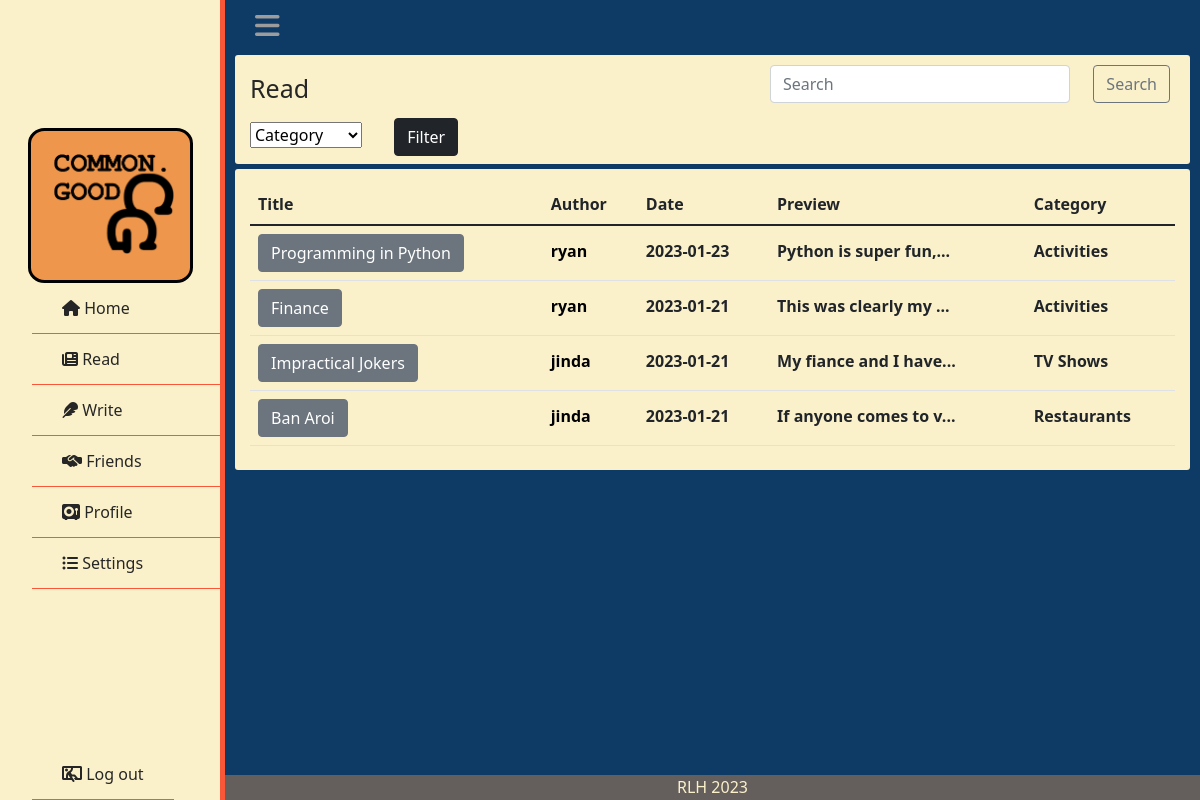
Screenshot of /read (signed in) with the database file from the repository.
### tables this page shows
CREATE TABLE categories (post_id INTEGER NOT NULL REFERENCES posts(post_id), category TEXT NOT NULL);

CREATE TABLE posts (user_id INTEGER REFERENCES user(id), post_id INTEGER PRIMARY KEY AUTOINCREMENT, title TEXT NOT NULL, body TEXT NOT NULL, time TIMESTAMP NOT NULL);

CREATE TABLE users (id INTEGER PRIMARY KEY AUTOINCREMENT, username TEXT NOT NULL, hash TEXT NOT NULL, ismod TEXT NOT NULL);

### app.py (the view)
@app.route("/read", methods=["GET","POST"])
def read():
    if request.method == "POST":
        search = request.form.get("search")
        search = search.split(' ')
        categories = select("data.db", "SELECT DISTINCT category FROM categories;")
        data = []
        pids = []
        for term in search:
            term = f"%{term}%"
            temp = select("data.db", "SELECT * FROM users JOIN (SELECT * FROM posts JOIN categories ON posts.post_id = categories.post_id) ON id = user_id WHERE title LIKE (?) OR username LIKE (?) ORDER BY time DESC;", (term, term))
            for post in temp:
                if post["post_id"] not in pids:
                    post["time"] = post["time"].split(' ')
                    pids.append(post["post_id"])
                    data.append(post)
        return render_template("read.html", posts=data, categories=categories)
    else:
        data = select("data.db", "SELECT * FROM users JOIN (SELECT * FROM posts JOIN categories ON  posts.post_id = categories.post_id) ON id = user_id ORDER BY time DESC;")
        categories = select("data.db", "SELECT DISTINCT category FROM categories;")
        for post in data:
            post["time"] = post["time"].split(' ')
        return render_template("read.html", posts=data, categories=categories)

### helpers.py (called while the page is built)
def select(database, query:str, query_variable=None):
    connection = sqlite3.connect(database)
    cur = connection.cursor()
    if not isinstance(query_variable, tuple) and query_variable != None:
        query_variable = tuple([query_variable])
    if query_variable == None:
        cur.execute(query)
    elif len(query_variable) > 1:
        cur.execute(query, query_variable)
    else:
        cur.execute(query, query_variable)
    names = list(map(lambda x: x[0], cur.description))
    db = cur.fetchall()
    dictlist = []
    for row in range(len(db)):
        currow = db[row]
        currowdict = {}
        for col in range(len(currow)):
            currowdict[names[col]] = currow[col]
        dictlist.append(currowdict)
    return dictlist

### templates/read.html (shortened to what this page needs)
{% extends "layout.html" %}
{% block main %}
    <div class="box">
        <p class="formtitle">Read</p>
        <form action="/read" method="post">
            <input autocomplete="off" type="text" id="sbar" class="form-control" name="search" placeholder="Search" aria-label="search">
            <button id="sbtn" class="btn btn-outline-secondary" type="submit" id="button-addon2">Search</button>
        </form>
        <form action="/filter" method="post">
            <select class="category_selector" name="category">
                <option selected disabled>
                    Category
                </option>
            </select>
            <button class="btn btn-dark" type="submit">Filter</button>
        </form>
    </div>
    <div class="box">
        <table class="table">
            <thead>
                <tr>
                    <th scope="col">Title</th>
                    <th scope="col">Author</th>
                    <th scope="col">Date</th>
                    <th scope="col">Preview</th>
                    <th scope="col">Category</th>
                </tr>
            </thead>
            <tbody>
            {% for row in posts: %}
            <tr class="postrow">
                <th scope="row"><form action="/review" method="post"><button class="btn btn-secondary" type="submit" name="id" value="{{ row['post_id'] }}">{{ row["title"] }}</button></form></th>
                <th><form action="/usrprofile" method="post"><button type="submit" name="id" value="{{ row['id'] }}" class="proflink">{{ row["username"] }}</button></form></th>
                <th>{{ row["time"][0] }}</th>
                <th>{{ row["body"][:20] }}...</th>
                <th>{{ row["category"] }}</th>
            </tr>
            {% endfor %}
            </tbody>
        </table>
    </div>
{% endblock %}

### static/styles.css (style rules this page uses)
* { list-style: none; text-decoration: none; margin: 0; padding: 0; box-sizing: border-box; font-family: system-ui, -apple-system, BlinkMacSystemFont, 'Segoe UI', Roboto, Oxygen, Ubuntu, Cantarell, 'Open Sans', 'Helvetica Neue', sans-serif; transition: all 0.5s ease; }
.box { background-color: #FAF0CA; padding: 15px 15px 8px 15px; margin-left: 10px; margin-right: 10px; margin-top:5px; margin-bottom: 5px; border-radius: 3px; }
.category_selector { margin-right: 28px; }
.formtitle { margin-bottom: 10px; font-size: 25px; color: #262626; }
.postrow { vertical-align: baseline; }
.proflink { background-color: #FAF0CA; border: none; font-weight: bold; }
#sbar { width: 300px; position: absolute; right: 130px; top: 65px; transition: 0.5s ease; }
#sbtn { position: absolute; right: 30px; top: 65px; transition: 0.5s ease; }
body { background: #0D3B66; }

### rows the page displays
categories: {{ row['post_id'] }} 31 (drawn), title "Programming in Python", {{ row['id'] }} 29 (drawn), username "ryan", row "2023-01-23", body "Python is super fun,", category "Activities"
categories: {{ row['post_id'] }} 25 (drawn), title "Finance", {{ row['id'] }} 29 (drawn), username "ryan", row "2023-01-21", body "This was clearly my", category "Activities"
categories: {{ row['post_id'] }} 24 (drawn), title "Impractical Jokers", {{ row['id'] }} 30 (drawn), username "jinda", row "2023-01-21", body "My fiance and I have", category "TV Shows"
categories: {{ row['post_id'] }} 23 (drawn), title "Ban Aroi", {{ row['id'] }} 30 (drawn), username "jinda", row "2023-01-21", body "If anyone comes to v", category "Restaurants"
